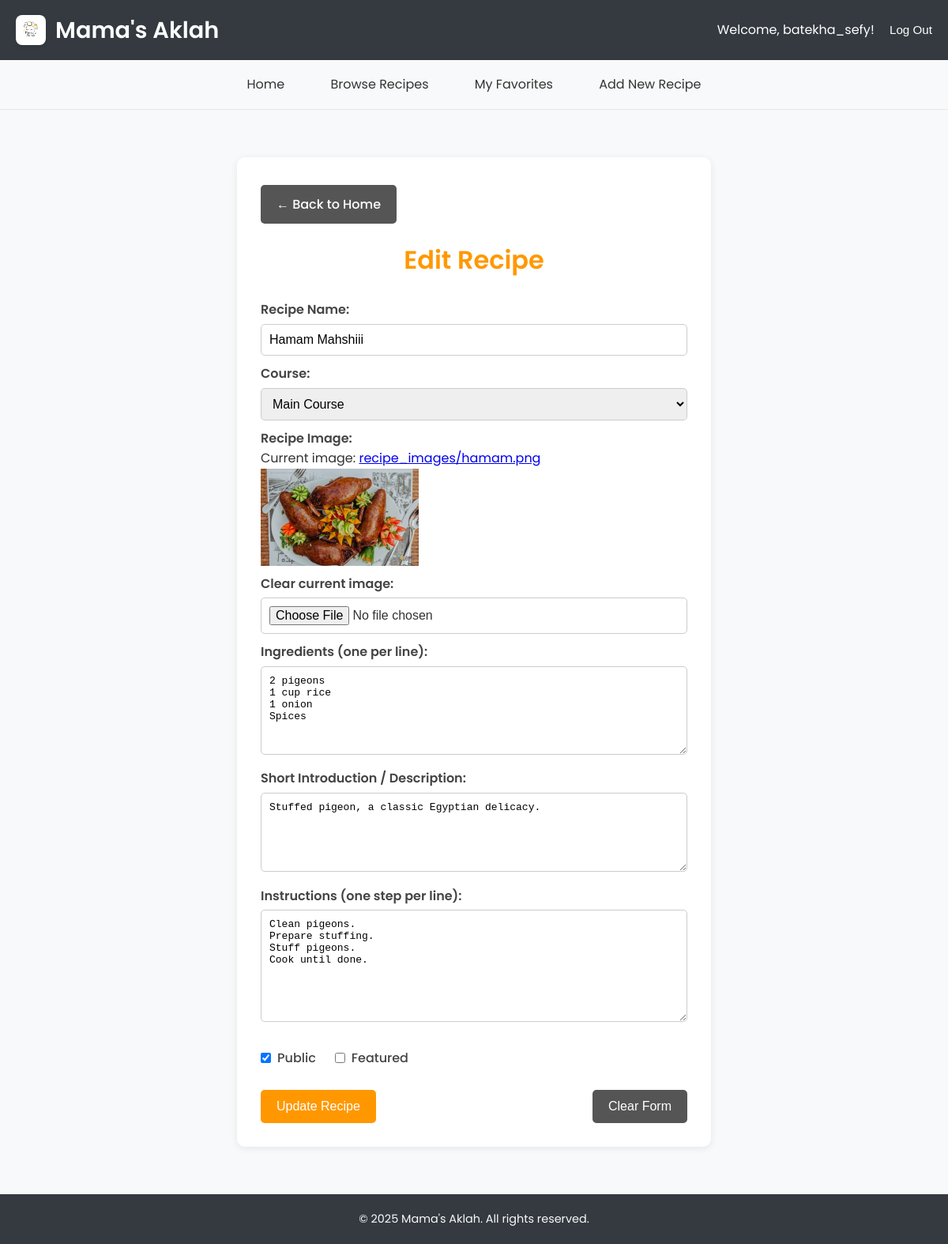
The app's page /dashboard/edit/7/ (signed in) with its own data.
### recipes_app/models.py (models this page shows, shortened)
class Recipe(models.Model):
    COURSE_CHOICES = [
        ('appetizer', 'Appetizer'),
        ('main_course', 'Main Course'),
        ('dessert', 'Dessert'),
        ('side_dish', 'Side Dish'),
        ('beverage', 'Beverage'),
        ('other', 'Other'),
    ]
    name = models.CharField(
        max_length=255,
        help_text="The name of the recipe."
    )
    author = models.ForeignKey(
        User,
        on_delete=models.CASCADE, # If a user is deleted, their recipes are also deleted.
        related_name='recipes',
        help_text="The user who created this recipe."
    )
    description = models.TextField(
        blank=True, # Optional field
        help_text="A short introduction or description of the recipe."
    )
    ingredients = models.TextField(
        help_text="List all ingredients, one per line for clarity."
    )
    instructions = models.TextField(
        help_text="Provide step-by-step instructions, one step per line for clarity."
    )
    image = models.ImageField(
        upload_to='recipe_images/', # Files will be uploaded to MEDIA_ROOT/recipe_images/
        blank=True,                 # Image is optional
        null=True,
        help_text="Upload an image for the recipe (optional)."
    )
    course = models.CharField(
        max_length=50,
        choices=COURSE_CHOICES,
        default='main_course',
        help_text="The course category of the recipe."
    )
    preparation_time = models.PositiveIntegerField(
        blank=True, null=True, # In minutes
        help_text="Preparation time in minutes (optional)."
    )
    cooking_time = models.PositiveIntegerField(
        blank=True, null=True, # In minutes
        help_text="Cooking time in minutes (optional)."
    )
    servings = models.PositiveIntegerField(
        blank=True, null=True,
        help_text="Number of servings this recipe makes (optional)."
    )
    created_at = models.DateTimeField(
        default=timezone.now, # Automatically set when the recipe is first created
        editable=False
    )
    updated_at = models.DateTimeField(
        auto_now=True # Automatically set every time the recipe is saved
    )
    is_public = models.BooleanField(
        default=True,
        help_text="Is this recipe visible to everyone? Uncheck for private recipes."
    )
    is_featured = models.BooleanField(
        default=False,
        help_text="Should this recipe be featured on the home page?"
    )
    class Meta:
        ordering = ['-created_at'] # Default ordering for recipes (newest first)
        verbose_name = "Recipe"
        verbose_name_plural = "Recipes"

### recipes_app/views.py (the view)
# urls.py: path('dashboard/edit/<int:recipe_id>/', views.upload_recipe_view, name='edit_recipe_view_name'),
@login_required(login_url='login_page_view_name')
@staff_member_required
def upload_recipe_view(request, recipe_id=None):
    if recipe_id:
        recipe_instance = get_object_or_404(Recipe, pk=recipe_id)
        if not (request.user == recipe_instance.author or request.user.is_staff):
            return HttpResponseForbidden("You don't have permission to edit this recipe.")
        form = RecipeForm(instance=recipe_instance)
    else:
        form = RecipeForm()
        recipe_instance = None
    context = {'recipe_form': form, 'recipe_instance': recipe_instance}
    return render(request, 'recipes_app/Upload.html', context)

### recipes_app/views.py (called while the page is built)
def staff_member_required(view_func):
    actual_decorator = user_passes_test(
        lambda u: u.is_authenticated and u.is_staff,
        login_url='login_page_view_name',
        redirect_field_name=None
    )
    return actual_decorator(view_func)

### recipes_app/templates/recipes_app/Upload.html (shortened to what this page needs)
{% extends 'recipes_app/base.html' %}
{% load static %}
{% block head_css %}
<link rel="stylesheet" href="{% static 'recipes_app/css/main_style.css' %}">
{% endblock %}
{% block content %}
<div class="upload-form-container">
    <a href="{% url 'home_view_name' %}" class="action-btn back-btn" style="margin-bottom: 20px; display: inline-block;">← Back to Home</a>
    <h2>{% if recipe_form.instance.pk %}Edit Recipe{% else %}Add New Recipe{% endif %}</h2>
    <form id="upload-form" method="POST" enctype="multipart/form-data" action="javascript:void(0);"
          data-mode="{% if recipe_form.instance.pk %}edit{% else %}add{% endif %}"
          data-recipe-id="{{ recipe_form.instance.pk|default:'' }}"
          data-ajax-url="{% if recipe_form.instance.pk %}{% url 'ajax_edit_recipe_name' recipe_id=recipe_form.instance.pk %}{% else %}{% url 'ajax_add_recipe_name' %}{% endif %}">
        <div>
            <label for="{{ recipe_form.name.id_for_label }}">Recipe Name:</label>
            {{ recipe_form.name }}
        </div>
        <div>
            <label for="{{ recipe_form.course.id_for_label }}">Course:</label>
            {{ recipe_form.course }}
        </div>
        {% if recipe_form.image %}
        <div>
            <label for="{{ recipe_form.image.id_for_label }}">Recipe Image:</label>
            {% if recipe_form.instance.pk and recipe_form.instance.image and recipe_form.instance.image.name %}
                <p>Current image: <a href="{{ recipe_form.instance.image.url }}" target="_blank">{{ recipe_form.instance.image.name }}</a></p>
                <img id="currentImagePreview" src="{{ recipe_form.instance.image.url }}" alt="Current Recipe Image" style="max-width: 200px; max-height: 150px; display: block; margin-bottom: 10px;">
                <label for="{{ recipe_form.image.id_for_label }}_clear">Clear current image: </label> {{ recipe_form.image.clear_checkbox_label }}<br>
            {% endif %}
            <input type="file" name="image" id="imageFileInput" accept="image/*">
        </div>
        {% endif %}
        <div>
            <label for="{{ recipe_form.ingredients.id_for_label }}">Ingredients (one per line):</label>
            {{ recipe_form.ingredients }}
        </div>
        <div>
            <label for="{{ recipe_form.description.id_for_label }}">Short Introduction / Description:</label>
            {{ recipe_form.description }}
        </div>
        <div>
            <label for="{{ recipe_form.instructions.id_for_label }}">Instructions (one step per line):</label>
            {{ recipe_form.instructions }}
        </div>
        <div style="display: flex; gap: 24px; align-items: center; margin-bottom: 18px;">
            <label style="display: flex; align-items: center; gap: 8px; font-weight: 500;">
                {{ recipe_form.is_public }}
                <span>Public</span>
            </label>
            <label style="display: flex; align-items: center; gap: 8px; font-weight: 500;">
                {{ recipe_form.is_featured }}
                <span>Featured</span>
            </label>
        </div>
        <div class="form-actions">
            <button type="submit" id="submit-button" class="action-btn upload-btn">
                {% if recipe_form.instance.pk %}Update Recipe{% else %}Upload Recipe{% endif %}
            </button>
            <button type="reset" id="clear-btn" class="action-btn back-btn">Clear Form</button>
        </div>
    </form>
</div>
{% endblock %}

### recipes_app/templates/recipes_app/base.html (shortened to what this page needs)
{% load static %}
<!DOCTYPE html>
<html lang="en">
<head>
    <link rel="stylesheet" href="{% static 'recipes_app/css/shared_styles.css' %}">
    {% block head_css %}{% endblock %}
</head>
<body>
    <header class="main-header-base">
        <div class="logo" style="display: flex; align-items: center; gap: 12px;">
            <img src="{% static 'recipes_app/css/images/logo.png' %}" alt="Mama's Aklah Logo"
                 style="height: 38px; width: 38px; border-radius: 8px; box-shadow: 0 2px 6px rgba(0,0,0,0.08); object-fit: cover; background: #fff;">
            <a href="{% url 'home_view_name' %}">Mama's Aklah</a>
        </div>
        <div class="auth-links">
            {% if user.is_authenticated %}
                <span>Welcome, {{ user.username }}!</span>
                <button id="base-logout-btn" data-logout-url="{% url 'ajax_logout_view_name' %}">Log Out</button>
            {% else %}
                <a href="{% url 'login_page_view_name' %}">Log In</a>
                <a href="{% url 'signup_page_view_name' %}">Sign Up</a>
            {% endif %}
        </div>
    </header>
    <nav class="main-nav-base">
        <ul>
            <li><a href="{% url 'home_view_name' %}" {% if request.resolver_match.url_name == 'home_view_name' %}class="active"{% endif %}>Home</a></li>
            <li><a href="{% url 'browse_recipes_view_name' %}" {% if request.resolver_match.url_name == 'browse_recipes_view_name' %}class="active"{% endif %}>Browse Recipes</a></li>
            {% if user.is_authenticated %}
                <li><a href="{% url 'favorites_page_view_name' %}" {% if request.resolver_match.url_name == 'favorites_page_view_name' %}class="active"{% endif %}>My Favorites</a></li>
                {% if user.is_staff %}
                    <li><a href="{% url 'upload_recipe_view_name' %}" {% if request.resolver_match.url_name == 'upload_recipe_view_name' %}class="active"{% endif %}>Add New Recipe</a></li>
                {% endif %}
            {% endif %}
        </ul>
    </nav>
    <div class="site-content">
        {% block content %}
        {% endblock %}
    </div>
    <footer class="main-footer-base">
        <p>&copy; {% now "Y" %} Mama's Aklah. All rights reserved.</p>
    </footer>
</body>
</html>

### recipes_app/static/recipes_app/css/shared_styles.css (style rules this page uses)
* { margin: 0; padding: 0; box-sizing: border-box; }
body { font-family: 'Poppins', sans-serif; line-height: 1.6; color: #333; background-color: #f5f5f5; min-height: 100vh; display: flex; flex-direction: column; }
header, .main-header-base { background-color: #343a40; color: white; padding: 15px 20px; display: flex; justify-content: space-between; align-items: center; }
header h1, .main-header-base .logo a { margin: 0; color: white; text-decoration: none; font-size: 1.8em; font-weight: 600; }
.header-right a, .auth-links a, .header-right button, .auth-links button { color: white; margin-left: 15px; text-decoration: none; font-size: 0.95em; }
nav, .main-nav-base { background-color: #f8f9fa; padding: 10px 0; border-bottom: 1px solid #e7e7e7; text-align: center; }
nav a, .main-nav-base ul li a { text-decoration: none; color: #333; padding: 8px 12px; margin: 0 5px; border-radius: 4px; display: inline-block; background-color: #f8f9fa; transition: background 0.2s, color 0.2s; }
.main-nav-base ul { list-style-type: none; margin: 0; padding: 0; }
.main-nav-base ul li { display: inline-block; margin: 0 5px; }
footer, .main-footer-base { background-color: #343a40; color: #f8f9fa; text-align: center; padding: 20px; margin-top: auto; font-size: 0.9em; }
.site-content { flex: 1; padding: 20px; }
body { font-family: 'Poppins', Arial, sans-serif; margin: 0; padding: 0; background-color: #f8f9fa; color: #333; line-height: 1.6; }
button, .button, input[type="submit"], input[type="button"], input[type="reset"] { padding: 10px 18px; border: none; border-radius: 5px; cursor: pointer; font-size: 1em; font-weight: 500; color: white; background-color: #007bff; transition: background-color 0.2s ease-in-out, transform 0.1s ease; text-decoration: none; display: inline-block; text-align: center; }

### recipes_app/static/recipes_app/css/main_style.css (style rules this page uses)
body { font-family: 'Poppins', sans-serif; margin: 0; padding: 0; background-color: #f8f9fa; color: #333; }

### recipes_app/templates/recipes_app/Upload.html (style rules this page uses)
.upload-form-container { max-width: 600px; margin: 40px auto; background: #fff; border-radius: 10px; box-shadow: 0 2px 10px rgba(0,0,0,0.08); padding: 35px 30px 30px 30px; }
.upload-form-container h2 { text-align: center; color: #ff9800; margin-bottom: 25px; font-size: 2em; font-weight: 600; }
.upload-form-container label { font-weight: 600; margin-top: 15px; margin-bottom: 3px; color: #444; }
.upload-form-container input[type="text"], .upload-form-container input[type="file"], .upload-form-container select, .upload-form-container textarea { width: 100%; padding: 10px; margin-top: 5px; border: 1px solid #ccc; border-radius: 5px; box-sizing: border-box; font-size: 1em; margin-bottom: 10px; }
.upload-form-container textarea { min-height: 100px; resize: vertical; }
.upload-form-container .form-actions { margin-top: 25px; display: flex; justify-content: space-between; align-items: center; }
.upload-form-container .action-btn { color: white; padding: 12px 20px; border: none; border-radius: 5px; cursor: pointer; font-size: 1em; font-weight: 500; transition: background-color 0.3s ease, transform 0.2s ease; text-decoration: none; display: inline-block; background-color: #ff9800; }
.upload-form-container .back-btn { background-color: #555; }

### recipes_app/templates/recipes_app/base.html (style rules this page uses)
body { display: flex; flex-direction: column; min-height: 100vh; }
.site-content { flex: 1; }
.main-header-base { background-color: #343a40; color: white; padding: 15px 20px; display: flex; justify-content: space-between; align-items: center; }
.main-header-base .logo a { color: white; text-decoration: none; font-size: 1.8em; font-weight: 600; }
.main-header-base .auth-links a, .main-header-base .auth-links button { color: white; margin-left: 15px; text-decoration: none; font-size: 0.95em; }
.main-header-base .auth-links button { background: none; border: none; cursor: pointer; padding: 0; }
.main-nav-base { background-color: #f8f9fa; padding: 10px 0; border-bottom: 1px solid #e7e7e7; }
.main-nav-base ul { list-style-type: none; margin: 0; padding: 0; text-align: center; }
.main-nav-base ul li { display: inline-block; margin: 0 10px; }
.main-nav-base ul li a { text-decoration: none; color: #333; padding: 8px 12px; border-radius: 4px; }
.main-footer-base { background-color: #343a40; color: #f8f9fa; text-align: center; padding: 20px; margin-top: auto; font-size: 0.9em; }

### records on screen
Recipe: name "Hamam Mahshiii", course "Main Course", instance.image.name "recipe_images/hamam.png", instance.image (picture), ingredients "2 pigeons 1 cup rice 1 onion Spices", description "Stuffed pigeon, a classic Egyptian delicacy.", instructions "Clean pigeons. Prepare stuffing. Stuff pigeons. Cook until done.", is_public "☑"

### other values on screen
{{ user.username }} "batekha_sefy"
